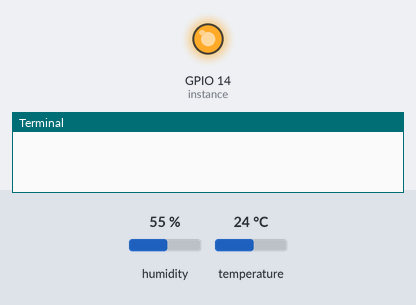
A program run on a simulated Raspberry Pi (BCM pin numbers). Parts: output pins drawn as LEDs (lit = HIGH), the last lines printed to the terminal. Inputs (shaded band) come from the test bench; at power-on: humidity 55 %, temperature 24 °C. Sound played through the audio output is not drawn and takes no time; library files of the repository ran but are not shown: dht11.py.

Above: at 0.01 s.
At 1.2 s:
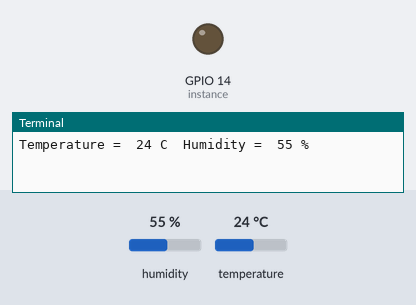
1.3 s: humidity set to 68 %
7.7 s: temperature set to 12 °C
11.7 s: humidity set to 22 %
Timing chart, 0 to 14.7 s (numbered marks = the images above; inputs shaded):
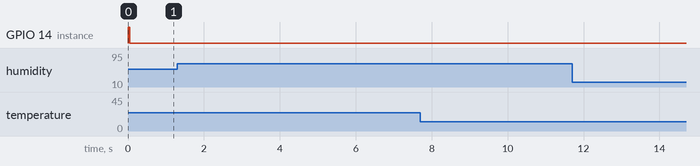

The program:

dht-test.py
```python
# _____ _____ _____ __ __ _____ _____
#|     |   __|     |  |  |     |     |
#|  |  |__   |  |  |_   _|  |  |  |  |
#|_____|_____|_____| |_| |_____|_____|
#
# Use Raspberry Pi to get temperature/humidity from DHT11 sensor
#
import time
import dht11
import RPi.GPIO as GPIO
import pygame

pygame.mixer.init()
pygame.mixer.music.load("../sounds/ding.mp3")


#define GPIO 14 as DHT11 data pin
Temp_sensor=14
def main():
  # Main program block
  GPIO.setwarnings(False)
  GPIO.setmode(GPIO.BCM)       # Use BCM GPIO numbers
  # Initialise display
#  lcd_init()
  instance = dht11.DHT11(pin = Temp_sensor)


  while True:
        #get DHT11 sensor value
        result = instance.read()
        if result.humidity == 0 and result.temperature == 0:
            print ("...")
        else:
            if int(result.humidity) > 65:
                print ("DANG ITS HUMID OUT HERE")
                pygame.mixer.music.play()
            print ("Temperature = ",result.temperature,"C"," Humidity = ",result.humidity,"%")
        time.sleep(3)

if __name__ == '__main__':

  try:
    main()
  except KeyboardInterrupt:
    pass
#  finally:
#    lcd_byte(0x01, LCD_CMD)
```
